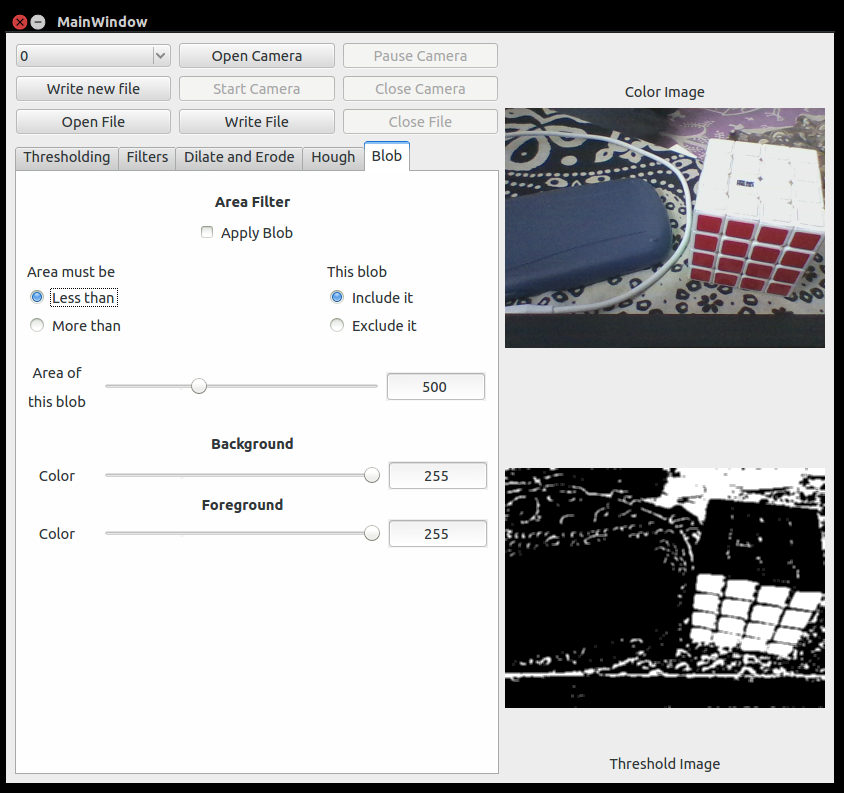
//> input picture vision_stack/vision_gui/images/cube-red-closed.png, 844 x 793 px
$ ./main ../../../vision_gui/images/cube-red-closed.png   (built with g++ and OpenCV 4)
//> lines starting //> are read from the running program, lines starting //| are printed output that depends on the picture
### vision_stack/buoy_detect/region_growing/src/grow.h
#ifndef GROW_H
#define GROW_H
#include <cstdlib>
#include <opencv2/opencv.hpp>
#include <opencv2/highgui/highgui.hpp>
#include <string>

using namespace std;
using namespace cv;

class grow
{
public:
    grow(int colorThreshold = 20, int whiteThreshold = 10);
    void start_grow(Mat input, Mat filled, Mat edgeMap, int sX, int sY, int colorflag);
    void setThresholds(int colorThreshold, int whiteThreshold);
    //    ~grow();

private:
    int colorThreshold;
    int whiteThreshold;
};
#endif

### vision_stack/buoy_detect/region_growing/src/Color.hpp
// [18 lines of licence text are left out]

#ifndef COLOR_HPP_
#define COLOR_HPP_

#include <cstddef>
#include <cstdint>
#include <vector>

namespace kallaballa
{
  typedef uint32_t RGBColor;

  //std::vector<size_t> unpack(RGBColor c);
  std::vector<double> toXYC(std::vector<double> c);
  std::vector<double> toLAB(std::vector<double> c);
  double ciede2000_distance(std::vector<double> a, std::vector<double> b);
}

/* namespace kallaballa */
#endif /* COLOR_HPP_ */

### vision_stack/buoy_detect/region_growing/src/CIEDE2000.cpp
/*
 * CIEDE2000.cpp
 * Part of http://github.com/gfiumara/CIEDE2000 by Gregory Fiumara.
 * See LICENSE for details.
 */

#include <cmath>

#include "CIEDE2000.hpp"

/*******************************************************************************
 * Conversions.
 ******************************************************************************/

constexpr double
CIEDE2000::deg2Rad(
    const double deg)
{
	return (deg * (M_PI / 180.0));
}

constexpr double
CIEDE2000::rad2Deg(
    const double rad)
{
	return ((180.0 / M_PI) * rad);
}

double
CIEDE2000::CIEDE2000(
    const LAB &lab1,
    const LAB &lab2)
{
	/*
	 * "For these and all other numerical/graphical 􏰀delta E00 values
	 * reported in this article, we set the parametric weighting factors
	 * to unity(i.e., k_L = k_C = k_H = 1.0)." (Page 27).
	 */
	const double k_L = 1.0, k_C = 1.0, k_H = 1.0;
	const double deg360InRad = CIEDE2000::deg2Rad(360.0);
	const double deg180InRad = CIEDE2000::deg2Rad(180.0);
	const double pow25To7 = 6103515625.0; /* pow(25, 7) */

	/*
	 * Step 1
	 */
	/* Equation 2 */
	double C1 = sqrt((lab1.a * lab1.a) + (lab1.b * lab1.b));
	double C2 = sqrt((lab2.a * lab2.a) + (lab2.b * lab2.b));
	/* Equation 3 */
	double barC = (C1 + C2) / 2.0;
	/* Equation 4 */
	double G = 0.5 * (1 - sqrt(pow(barC, 7) / (pow(barC, 7) + pow25To7)));
	/* Equation 5 */
	double a1Prime = (1.0 + G) * lab1.a;
	double a2Prime = (1.0 + G) * lab2.a;
	/* Equation 6 */
	double CPrime1 = sqrt((a1Prime * a1Prime) + (lab1.b * lab1.b));
	double CPrime2 = sqrt((a2Prime * a2Prime) + (lab2.b * lab2.b));
	/* Equation 7 */
	double hPrime1;
	if (lab1.b == 0 && a1Prime == 0)
		hPrime1 = 0.0;
	else {
		hPrime1 = atan2(lab1.b, a1Prime);
		/*
		 * This must be converted to a hue angle in degrees between 0
		 * and 360 by addition of 2􏰏 to negative hue angles.
		 */
		if (hPrime1 < 0)
			hPrime1 += deg360InRad;
	}
	double hPrime2;
	if (lab2.b == 0 && a2Prime == 0)
		hPrime2 = 0.0;
	else {
		hPrime2 = atan2(lab2.b, a2Prime);
		/*
		 * This must be converted to a hue angle in degrees between 0
		 * and 360 by addition of 2􏰏 to negative hue angles.
		 */
		if (hPrime2 < 0)
			hPrime2 += deg360InRad;
	}

	/*
	 * Step 2
	 */
	/* Equation 8 */
	double deltaLPrime = lab2.l - lab1.l;
	/* Equation 9 */
	double deltaCPrime = CPrime2 - CPrime1;
	/* Equation 10 */
	double deltahPrime;
	double CPrimeProduct = CPrime1 * CPrime2;
	if (CPrimeProduct == 0)
		deltahPrime = 0;
	else {
		/* Avoid the fabs() call */
		deltahPrime = hPrime2 - hPrime1;
		if (deltahPrime < -deg180InRad)
			deltahPrime += deg360InRad;
		else if (deltahPrime > deg180InRad)
			deltahPrime -= deg360InRad;
	}
	/* Equation 11 */
	double deltaHPrime = 2.0 * sqrt(CPrimeProduct) *
	    sin(deltahPrime / 2.0);

	/*
	 * Step 3
	 */
	/* Equation 12 */
	double barLPrime = (lab1.l + lab2.l) / 2.0;
	/* Equation 13 */
	double barCPrime = (CPrime1 + CPrime2) / 2.0;
	/* Equation 14 */
	double barhPrime, hPrimeSum = hPrime1 + hPrime2;
	if (CPrime1 * CPrime2 == 0) {
		barhPrime = hPrimeSum;
	} else {
		if (fabs(hPrime1 - hPrime2) <= deg180InRad)
			barhPrime = hPrimeSum / 2.0;
		else {
			if (hPrimeSum < deg360InRad)
				barhPrime = (hPrimeSum + deg360InRad) / 2.0;
			else
				barhPrime = (hPrimeSum - deg360InRad) / 2.0;
		}
	}
	/* Equation 15 */
	double T = 1.0 - (0.17 * cos(barhPrime - CIEDE2000::deg2Rad(30.0))) +
	    (0.24 * cos(2.0 * barhPrime)) +
	    (0.32 * cos((3.0 * barhPrime) + CIEDE2000::deg2Rad(6.0))) -
	    (0.20 * cos((4.0 * barhPrime) - CIEDE2000::deg2Rad(63.0)));
	/* Equation 16 */
	double deltaTheta = CIEDE2000::deg2Rad(30.0) *
	    exp(-pow((barhPrime - deg2Rad(275.0)) / deg2Rad(25.0), 2.0));
	/* Equation 17 */
	double R_C = 2.0 * sqrt(pow(barCPrime, 7.0) /
	    (pow(barCPrime, 7.0) + pow25To7));
	/* Equation 18 */
	double S_L = 1 + ((0.015 * pow(barLPrime - 50.0, 2.0)) /
	    sqrt(20 + pow(barLPrime - 50.0, 2.0)));
	/* Equation 19 */
	double S_C = 1 + (0.045 * barCPrime);
	/* Equation 20 */
	double S_H = 1 + (0.015 * barCPrime * T);
	/* Equation 21 */
	double R_T = (-sin(2.0 * deltaTheta)) * R_C;

	/* Equation 22 */
	double deltaE = sqrt(
	    pow(deltaLPrime / (k_L * S_L), 2.0) +
	    pow(deltaCPrime / (k_C * S_C), 2.0) +
	    pow(deltaHPrime / (k_H * S_H), 2.0) +
	    (R_T * (deltaCPrime / (k_C * S_C)) * (deltaHPrime / (k_H * S_H))));

	return (deltaE);
}

/*******************************************************************************
 * Operators.
 ******************************************************************************/

std::ostream&
operator<<(
    std::ostream &s,
    const CIEDE2000::LAB &labColor)
{
	return (s << "CIELAB(" << labColor.l << "," << labColor.a << "," <<
	    labColor.b << ")");
}

### vision_stack/buoy_detect/region_growing/src/grow.cpp
#include <cstdlib>
#include <opencv2/opencv.hpp>
#include <opencv2/highgui/highgui.hpp>
#include <string>
#include <sstream>
#include <list>
#include "Color.hpp"
#include "grow.h"

using namespace std;
using namespace cv;

/*
        Function to determine the color difference between two pixel points.
        This function also calculates the color distance between white pixel
        and input pixel to deal overexposed regions of buoy.
        This function implements CIEDE2000 algorithm to find the distance in color
 */
bool colorDistance(Vec3b a, Vec3b b, int colorThreshold, int whiteThreshold)
{
    std::vector<double> ca, cb, cw(3, 255);

    ca.push_back((double) a[2]);
    ca.push_back((double) a[1]);
    ca.push_back((double) a[0]);

    cb.push_back((double) b[2]);
    cb.push_back((double) b[1]);
    cb.push_back((double) b[0]);

    float dist1 = kallaballa::ciede2000_distance(ca, cb);
    float dist2 = kallaballa::ciede2000_distance(cb, cw);

    if ((int) dist1 <= colorThreshold || (int) dist2 <= whiteThreshold)
        return true;
    else
        return false;
}

/*
        Function to modify pixel values at a point as per seed pixel
 */
void modifyPixel(Mat input, int x, int y, int colorflag)
{
    Vec3b &colorC = input.at<Vec3b>(x, y);

    //Yellow Pixel
    if (colorflag == 2)
    {
        colorC[0] = 0;
        colorC[1] = 255;
        colorC[2] = 255;
    }

    //Green Pixel
    if (colorflag == 3)
    {
        colorC[0] = 0;
        colorC[1] = 255;
        colorC[2] = 0;
    }

    //Red Pixel
    if (colorflag == 4)
    {
        colorC[0] = 0;
        colorC[1] = 0;
        colorC[2] = 255;
    }
}

/*
        Function to encode each pixel based on x and y
 */
string intToString(int x, int y)
{
    string s = "";
    stringstream ss;

    ss << x;
    s += ss.str() + "-";
    ss.str("");
    ss << y;
    s += ss.str();

    return s;
}

/*
        Constructor sets default values to colorThreshold and whiteThreshold
 */
grow::grow(int colorThreshold, int whiteThreshold) : colorThreshold(colorThreshold), whiteThreshold(whiteThreshold)
{
    //	this->colorThreshold = 20;
    //	this->whiteThreshold = 10;
}

/*
        Region Growing algorithm, which is flood type algorithm
        filled -> output image with filled buoys
        edgeMap -> output image with only edges of final blobs
        sX --> Seed Pixel x value
        sY --> Seed Pixel y value
        colorflag --> to determine the color to be filled with
 */
void grow::start_grow(Mat input, Mat filled, Mat edgeMap, int sX, int sY, int colorflag)
{
    int x, y;
    long int count = 1;
    String s = "";
    Vec3b seed = input.at<Vec3b>(sX, sY);
    vector < vector<bool> > reach(input.rows, vector<bool>(input.cols, false));

    list <string> queue;

    reach[sX][sY] = true;

    modifyPixel(filled, sX, sY, colorflag);

    s = intToString(sX, sY);
    queue.push_back(s);

    while (!queue.empty())
    {
        s = queue.front();
        queue.pop_front();

        std::size_t pos = s.find('-');
        stringstream ssx(s.substr(0, pos));
        stringstream ssy(s.substr(pos + 1));
        ssx >> x;
        ssy >> y;

        //Right Pixel
        if (x + 1 < input.rows && (!reach[x + 1][y]))
        {
            if (colorDistance(seed, input.at<Vec3b>(x + 1, y), colorThreshold, whiteThreshold))
            {
                //cout << "reached right pixel" << endl;
                reach[x + 1][y] = true;
                s = intToString(x + 1, y);
                queue.push_back(s);
                //updateMean(seed, input.at<Vec3b>(x + 1, y), count);
                modifyPixel(filled, x + 1, y, colorflag);
                ++count;
            }
            else
                modifyPixel(edgeMap, x + 1, y, colorflag);

        }

        //Below Pixel
        if (y + 1 < input.cols && (!reach[x][y + 1]))
        {
            if (colorDistance(seed, input.at<Vec3b>(x, y + 1), colorThreshold, whiteThreshold))
            {
                //cout << "reached Below pixel" << endl;
                reach[x][y + 1] = true;
                s = intToString(x, y + 1);
                queue.push_back(s);
                //updateMean(seed, input.at<Vec3b>(x, y + 1), count);
                modifyPixel(filled, x, y + 1, colorflag);
                ++count;
            }
            else
                modifyPixel(edgeMap, x, y + 1, colorflag);
        }

        //cout << "+++seed Pixel" << endl;
        //cout << "seed[0] : " << (int)seed[0] << ", seed[1] : " << (int)seed[1] << ", seed[2] = " << (int)seed[2] << endl;

        //Left Pixel
        if (x - 1 >= 0 && (!reach[x - 1][y]))
        {
            if (colorDistance(seed, input.at<Vec3b>(x - 1, y), colorThreshold, whiteThreshold))
            {
                //cout << "reached left pixel" << endl;
                reach[x - 1][y] = true;
                s = intToString(x - 1, y);
                queue.push_back(s);
                //updateMean(seed, input.at<Vec3b>(x - 1, y), count);
                modifyPixel(filled, x - 1, y, colorflag);
                ++count;
            }
            else
                modifyPixel(edgeMap, x - 1, y, colorflag);
        }

        //Above Pixel
        if (y - 1 >= 0 && (!reach[x][y - 1]))
        {
            if (colorDistance(seed, input.at<Vec3b>(x, y - 1), colorThreshold, whiteThreshold))
            {
                //cout << "reached Above pixel" << endl;
                reach[x][y - 1] = true;
                s = intToString(x, y - 1);
                queue.push_back(s);
                //updateMean(seed, input.at<Vec3b>(x, y - 1), count);
                modifyPixel(filled, x, y - 1, colorflag);
                ++count;
            }
            else
                modifyPixel(edgeMap, x, y - 1, colorflag);
        }

        //Bottom Right Pixel
        if (x + 1 < input.rows && y + 1 < input.cols && (!reach[x + 1][y + 1]))
        {
            if (colorDistance(seed, input.at<Vec3b>(x + 1, y + 1), colorThreshold, whiteThreshold))
            {
                //cout << "reached Bottom Right pixel" << endl;
                reach[x + 1][y + 1] = true;
                s = intToString(x + 1, y + 1);
                queue.push_back(s);
                //updateMean(seed, input.at<Vec3b>(x + 1, y + 1), count);
                modifyPixel(filled, x + 1, y + 1, colorflag);
                ++count;
            }
            else
                modifyPixel(edgeMap, x + 1, y + 1, colorflag);
        }

        //Upper Right Pixel
        if (x + 1 < input.rows && y - 1 >= 0 && (!reach[x + 1][y - 1]))
        {
            if (colorDistance(seed, input.at<Vec3b>(x + 1, y - 1), colorThreshold, whiteThreshold))
            {
                //cout << "reached Upper right pixel" << endl;
                reach[x + 1][y - 1] = true;
                s = intToString(x + 1, y - 1);
                queue.push_back(s);
                //updateMean(seed, input.at<Vec3b>(x + 1, y - 1), count);
                modifyPixel(filled, x + 1, y - 1, colorflag);
                ++count;
            }
            else
                modifyPixel(edgeMap, x + 1, y - 1, colorflag);
        }

        //Bottom Left Pixel
        if (x - 1 >= 0 && y + 1 < input.cols && (!reach[x - 1][y + 1]))
        {
            if (colorDistance(seed, input.at<Vec3b>(x - 1, y + 1), colorThreshold, whiteThreshold))
            {
                //cout << "reached Bottom left pixel" << endl;
                reach[x - 1][y + 1] = true;
                s = intToString(x - 1, y + 1);
                queue.push_back(s);
                //updateMean(seed, input.at<Vec3b>(x - 1, y + 1), count);
                modifyPixel(filled, x - 1, y + 1, colorflag);
                ++count;
            }
            else
                modifyPixel(edgeMap, x - 1, y + 1, colorflag);
        }

        //Upper left Pixel
        if (x - 1 >= 0 && y - 1 >= 0 && (!reach[x - 1][y - 1]))
        {
            if (colorDistance(seed, input.at<Vec3b>(x - 1, y - 1), colorThreshold, whiteThreshold))
            {
                //cout << "reached Upper left pixel" << endl;
                reach[x - 1][y - 1] = true;
                s = intToString(x - 1, y - 1);
                queue.push_back(s);
                //updateMean(seed, input.at<Vec3b>(x - 1, y - 1), count);
                modifyPixel(filled, x - 1, y - 1, colorflag);
                ++count;
            }
            else
                modifyPixel(edgeMap, x - 1, y - 1, colorflag);
        }
    }
}

/*
        Funtion to set both the thresholds
 */
void grow::setThresholds(int colorThreshold, int whiteThreshold)
{
    this->colorThreshold = colorThreshold;
    this->whiteThreshold = whiteThreshold;
}
/*
        Destructor
//*/
//grow::~grow()
//{
//
//}

### vision_stack/buoy_detect/region_growing/src/Color.cpp
// [18 lines of licence text are left out]

#ifndef COLOR_H
#define COLOR_H

#include "Color.hpp"
#include "CIEDE2000.hpp"
#include <cmath>

namespace kallaballa
{
  // [9 lines of commented-out code are left out]
  std::vector<double> toXYC(std::vector<double> c) {
    //std::vector<size_t> rgb = unpack(c);
    std::vector<double> xyz(3);
    double r = (c[0] / 255.0);
    double g = (c[1] / 255.0);
    double b = (c[2] / 255.0);

    if (r > 0.04045)
      r = pow(((r + 0.055) / 1.055),2.4);
    else
      r = r / 12.92;

    if (g > 0.04045)
      g = pow(((g + 0.055) / 1.055),2.4);
    else
      g = g / 12.92;

    if (b > 0.04045)
      b = pow(((b + 0.055) / 1.055),2.4);
    else
      b = b / 12.92;

    r *= 100;
    g *= 100;
    b *= 100;

  //Observer. = 2°, Illuminant = D65
    xyz[0] = r * 0.4124 + g * 0.3576 + b * 0.1805;
    xyz[1] = r * 0.2126 + g * 0.7152 + b * 0.0722;
    xyz[2] = r * 0.0193 + g * 0.1192 + b * 0.9505;
    return xyz;
  }

  std::vector<double> toLAB(std::vector<double> c) {
    std::vector<double> xyz = toXYC(c);
    std::vector<double> lab(3);
    double x = xyz[0] / 95.047; //Observer. = 2°, Illuminant = D65
    double y = xyz[1] / 100.000;
    double z = xyz[2] / 108.883;

    if ( x > 0.008856 )
      x = pow(x,( (double)1.0/3.0 ));
    else
      x = ( 7.787 * x ) + ( 16 / 116 );

    if ( y > 0.008856 )
      y = pow(y,( (double)1.0/3.0  ));
    else
      y = ( 7.787 * y ) + ( 16 / 116 );

    if ( z > 0.008856 )
      z = pow(z, ((double) 1.0/3.0  ));
    else
      z = ( 7.787 * z ) + ( 16 / 116 );

    lab[0] = ( 116 * y ) - 16;
    lab[1] = 500 * ( x - y );
    lab[2] = 200 * ( y - z );

    lab[0] = lab[0] < 0.0 ? 0.0 : lab[0];

    return lab;
  }

  double ciede2000_distance(std::vector<double> a, std::vector<double> b) {
    auto labA = toLAB(a);
    auto labB = toLAB(b);
    CIEDE2000::LAB lab1 = {labA[0], labA[1], labA[2]};
    CIEDE2000::LAB lab2 = {labB[0], labB[1], labB[2]};

    return CIEDE2000::CIEDE2000(lab1, lab2);
  }
}

/* namespace kallaballa */
#endif  // COLOR_H

### vision_stack/buoy_detect/region_growing/src/main.cpp
#include <cstdlib>
#include <opencv2/opencv.hpp>
#include <opencv2/highgui/highgui.hpp>
#include <string>
#include <sstream>
#include <list>
#include "Color.cpp"
#include <chrono>
#include "grow.h"
//#include "chrono_io"

using namespace std;
using namespace cv;
using namespace std::chrono;

int main(int argc, char const **argv)
{
	Mat src, denoise;

	src = imread(argv[1], CV_LOAD_IMAGE_COLOR);
//> src is the input picture: 793 rows x 844 cols, CV_8UC3; mean B, G, R 189.4, 188.5, 188.5
	fastNlMeansDenoisingColored(src, denoise, 2);
	medianBlur(denoise, denoise, 3);
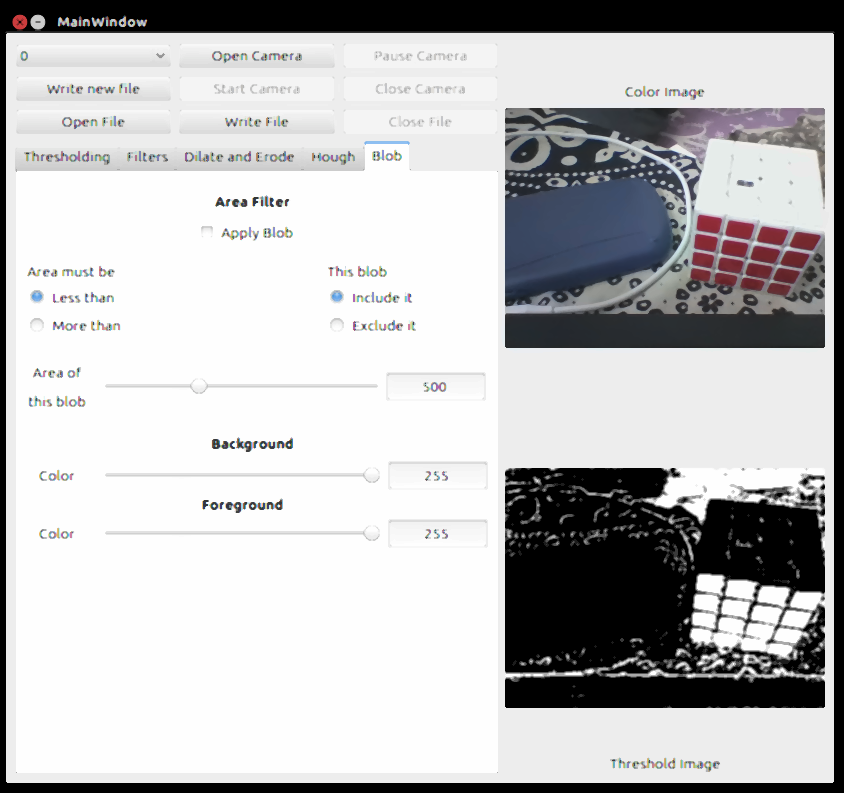
//> denoise: 793 rows x 844 cols, CV_8UC3; mean B, G, R 190.4, 189.4, 189.5

	//denoise.copyTo(org);
	Mat edgeMap(denoise.rows, denoise.cols, CV_8UC3, Scalar(0, 0, 0));
	Mat filled(denoise.rows, denoise.cols, CV_8UC3, Scalar(0, 0, 0));

	grow M;
	M.setThresholds(15, 15);

	typedef std::chrono::high_resolution_clock clk;

	auto t1 = clk::now();

	//seed = denoise.at<Vec3b>(290, 290);
	M.start_grow(denoise, filled, edgeMap, 256, 130, 1);
//> in start_grow, `Vec3b seed = input.at<Vec3b>(sX, sY);`: seed = [254, 254, 254]
//> the loop in start_grow, `while (!queue.empty())` made 472151 passes
//> (x in toLAB, y in toLAB) on passes 1 to 3: (0.997, 0.997), (0.997, 0.997), (0.997, 0.997)
//> after the loop in start_grow, `while (!queue.empty())`: filled: 793 rows x 844 cols, CV_8UC3; every value is 0

	auto t2 = clk::now();

	//seed = denoise.at<Vec3b>(256, 294);
	M.start_grow(denoise, filled, edgeMap, 263, 276, 3);
//> call 2 of start_grow, with sX = 263, sY = 276, colorflag = 3
//> after the loop in start_grow (call 2), `while (!queue.empty())`:
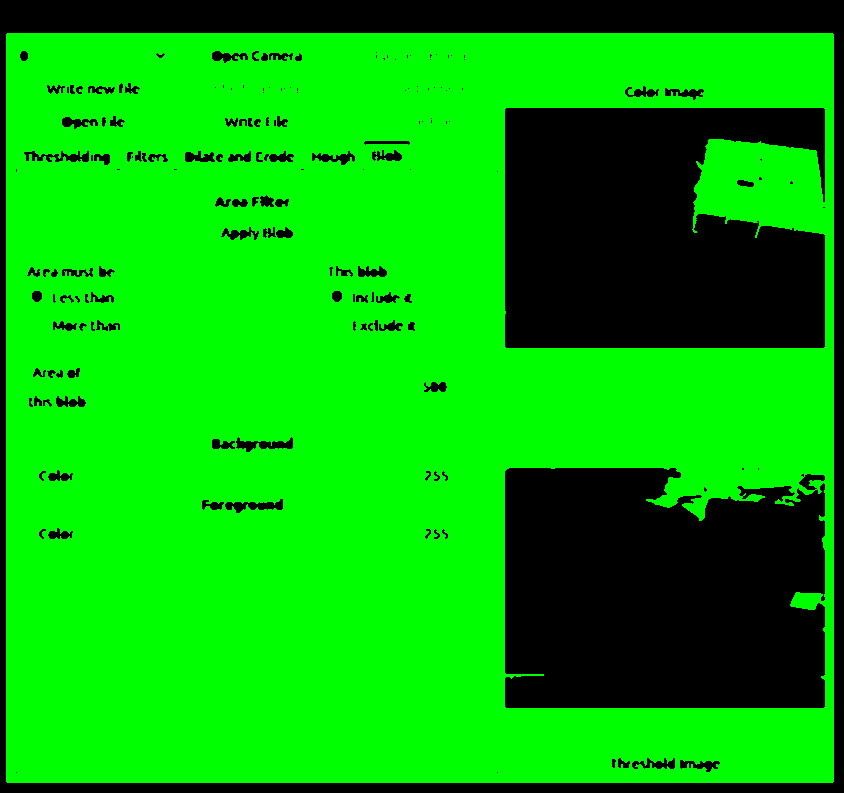
//> filled: 793 rows x 844 cols, CV_8UC3; mean B, G, R 0, 179.9, 0
//> after the loop in start_grow (call 2), `while (!queue.empty())`:
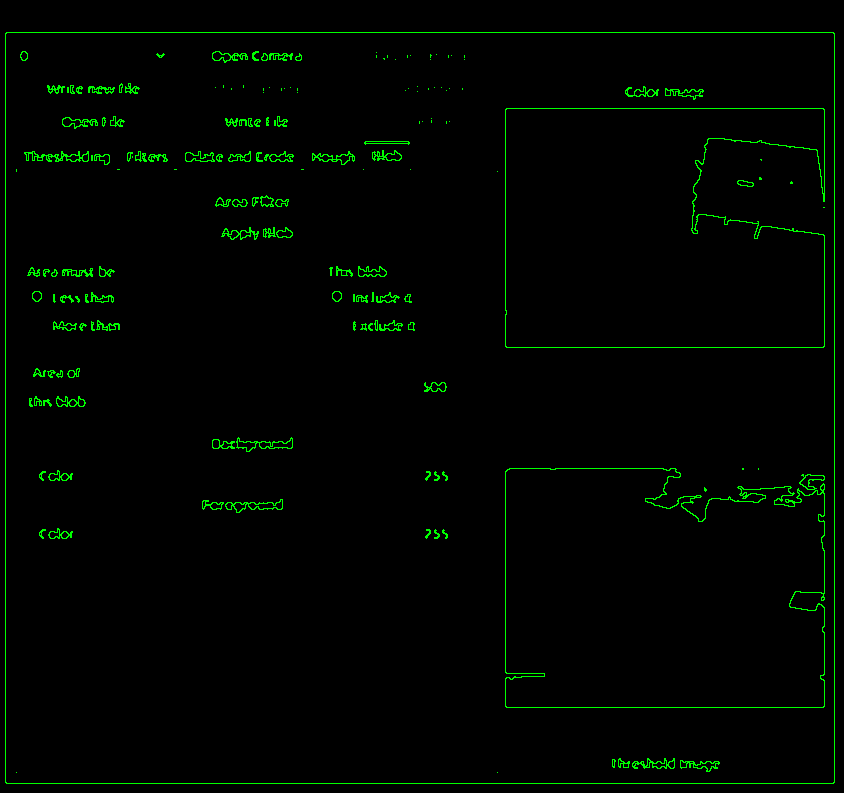
//> edgeMap: 793 rows x 844 cols, CV_8UC3; mean B, G, R 0, 5.2, 0

	auto t3 = clk::now();

	//seed = denoise.at<Vec3b>(303, 515);

	//grow(denoise, edgeMap, 303, 515, 20, 3);

	//auto t4 = clk::now();

	cout << "First seed : " << duration_cast<microseconds>(t2 - t1).count() << ", Second seed : " << duration_cast<microseconds>(t3 - t2).count() << "\n";

	imshow("Original Image", denoise);
	imshow("filled Image", filled);
	imshow("EdgeMap Image", edgeMap);
	waitKey(0);
	destroyAllWindows();

	return 0;
}
